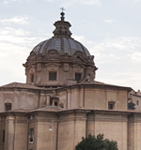
#> input picture interpolation.jpg, 141 x 150 px
$ python 21.py
#> lines starting #> are read from the running program, lines starting #| are printed output that depends on the picture
import numpy as np, cv2


def scaling_nearest(img, size):
    dst = np.zeros(size[::-1], img.dtype)
    ratioY, ratioX = np.divide(size[::-1], img.shape[:2])
    i = np.arange(0, img.shape[1], 1)
    j = np.arange(0, img.shape[0], 1)
    i, j = np.meshgrid(i, j)
    y, x = np.int32(i / ratioY), np.int32(j / ratioX)
    dst[i, j] = img[y, x]

    return dst


def bilinear_value(img, pt):
    x, y = np.int32(pt)
    if x >= img.shape[1] - 1: x = x - 1
    if y >= img.shape[1] - 1: y = y - 1

    P1, P2, P3, P4 = np.float32(img[y:y + 2, x:x + 2].flatten())

    alpha, beta = pt[1] - y, pt[0] - x
    M1 = P1 + alpha * (P3 - P1)
    M2 = P2 + alpha * (P4 - P2)
    P = M1 + beta * (M2 - M1)
    return np.clip(P, 0, 255)


def scaling_bilinear(img, size):
    ratioY, ratioX = np.divide(size[::-1], img.shape[:2])

    dst = [[bilinear_value(img, (j / ratioX, i / ratioY))
            for j in range(size[0])]
           for i in range(size[1])]
    return np.array(dst, img.dtype)


image = cv2.imread("../interpolation.jpg", cv2.IMREAD_GRAYSCALE)
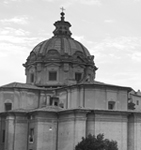
#> image: shape (150, 141); min 14, max 255, mean 155.6
if image is None: raise Exception("영상 읽기 오류")

size = (350, 400)

dst1 = scaling_bilinear(image, size)
#> in bilinear_value, `P1, P2, P3, P4 = np.float32(img[y:y + 2, x:x + 2].flatten())`: P1 = 217; P4 = 219
#> in bilinear_value, `M1 = P1 + alpha * (P3 - P1)`: M1 = 217
#> in scaling_bilinear, `dst = [[bilinear_value(img, (j / ratioX, i / ratioY)) for j in range(s..`: dst = 400 items
#> in scaling_bilinear, `return np.array(dst, img.dtype)`:
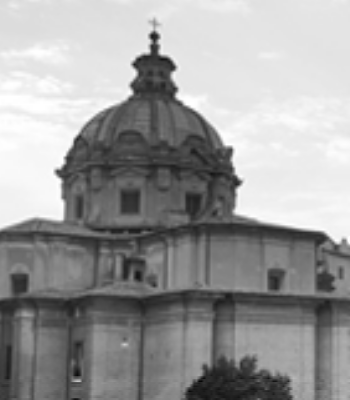
#> returned value: shape (400, 350); min 7, max 255, mean 154.9
dst2 = scaling_nearest(image, size)
#> in scaling_nearest, `dst[i, j] = img[y, x]`:
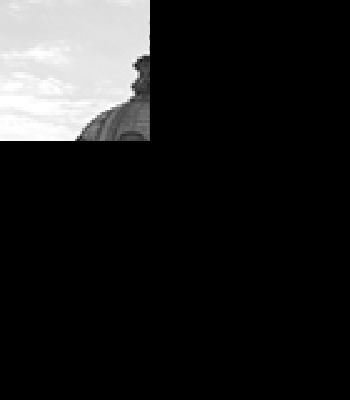
#> dst: shape (400, 350); min 0, max 255, mean 32.2
dst3 = cv2.resize(image, size, 0, 0, cv2.INTER_LINEAR)
dst4 = cv2.resize(image, size, 0, 0, cv2.INTER_NEAREST)

cv2.imshow("image", image)
cv2.imshow("User_bilinear", dst1)
cv2.imshow("User_Nearest", dst2)
cv2.imshow("OpenCV_bilinear", dst3)
cv2.imshow("OpenCV_Nearest", dst4)
cv2.waitKey(0)

$ run again, with add2.jpg copied over interpolation.jpg
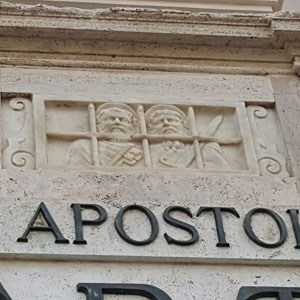
#> input picture add2.jpg, 300 x 300 px
#> `image = cv2.imread("../interpolation.jpg", cv2.IMREAD_GRAYSCALE)`:
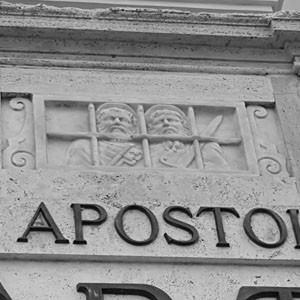
#> image: shape (300, 300); min 0, max 221, mean 144
#> P1 = 110; P2 = 122; P3 = 143; P4 = 159
#> M1 = 110
#> M2 = 122
#> P = 110
#> in scaling_bilinear, `dst = [[bilinear_value(img, (j / ratioX, i / ratioY)) for j in range(s..`: dst = 400 items
#> in scaling_nearest, `dst[i, j] = img[y, x]`:
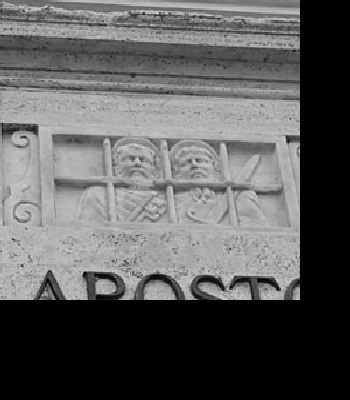
#> dst: shape (400, 350); min 0, max 221, mean 92.7
